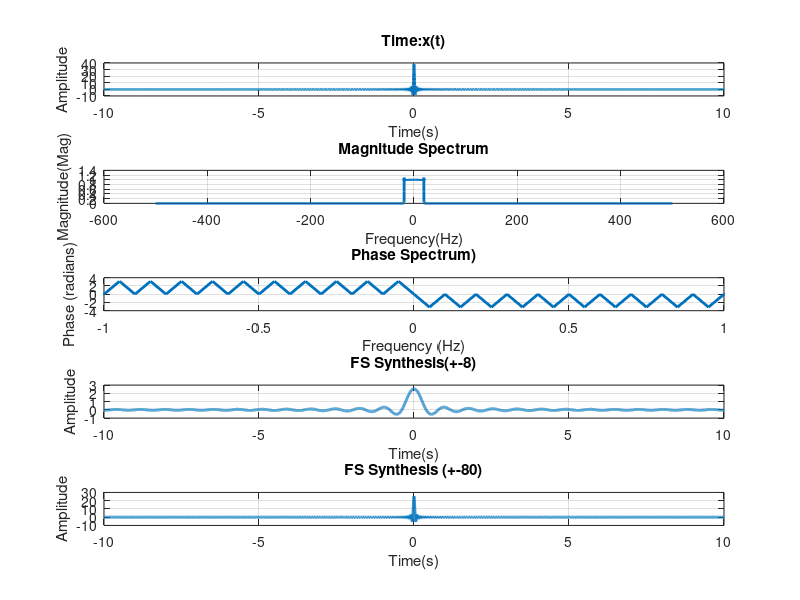

Reproduce this figure in MATLAB.
clc; clear; close all;
ID_NO = '2024A3PS0378P';
A = ID_NO(12) - 48 + 4; %12
W = ID_NO(11) - 48 + 3; %10
X = ID_NO(12) - 48 + 10; %18
t = linspace(-10, 10, 20000);
dt = t(2) - t(1);
x_func = @(x) sin(x.*t)./(pi.*t);
x = x_func(A*W);
figure;
subplot(5, 1, 1);
plot(t, x, 'LineWidth', 2)
grid on
title('Time:x(t)')
xlabel('Time(s)')
ylabel('Amplitude')
Xf = fftshift(fft(x))*dt;
N = numel(t);
f = (-N/2:N/2-1) * (1/(dt*N));
omega = 2*pi*f;
subplot(5,1,2)
plot(f, abs(Xf), 'LineWidth', 2)
grid on
title('Magnitude Spectrum')
xlabel('Frequency(Hz)')
ylabel('Magnitude(Mag)')
subplot(5,1,3)
plot(f, angle(Xf), 'LineWidth', 2);
grid on
title('Phase Spectrum)')
xlabel('Frequency (Hz)')
ylabel('Phase (radians)')
xlim([-1 1])
omega_c = 8;   % cutoff in rad/s (CHANGE THIS AS YOU LIKE)
LP_filter = abs(omega) < omega_c;  % rectangular LPF window
Xf_LP = Xf .* LP_filter;           % apply low-pass filter
x_rec = ifft(ifftshift(Xf_LP))/dt;
subplot(5, 1, 4)
plot(t, x_rec, 'LineWidth', 2)
grid on
title('FS Synthesis(+-8)')
xlabel('Time(s)')
ylabel('Amplitude')
omega_c2 = 80;
LP_filter2 = abs(omega) < omega_c2;
Xf_LP2= Xf.*LP_filter2;
x_rec2 = ifft(ifftshift(Xf_LP2))/dt;
subplot(5, 1, 5)
plot(t, x_rec2, 'LineWidth', 2)
grid on
title('FS Synthesis (+-80)')
xlabel('Time(s)')
ylabel('Amplitude')
